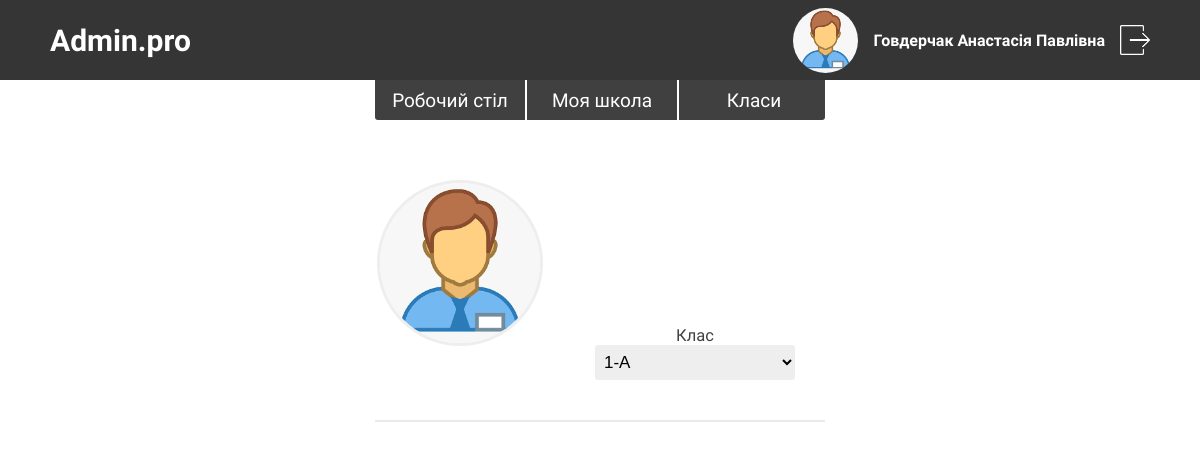
Page /Adminpro/windowpeople.php (signed in) on the committed database.
### tables this page shows
CREATE TABLE `teacher` (
  `idteacher` int(11) NOT NULL,
  `teacherfname` varchar(45) NOT NULL,
  `teachersname` varchar(45) NOT NULL,
  `teacherpname` varchar(45) NOT NULL,
  `teacherdate` date NOT NULL,
  `teachernumber` varchar(18) NOT NULL,
  `teacheradr` varchar(100) NOT NULL,
  `teacheremail` varchar(45) NOT NULL,
  `tpermission` int(1) NOT NULL,
  `tpassword` varchar(100) NOT NULL,
  `school_idschool` int(11) NOT NULL,
  `osvita_idosvita` int(11) NOT NULL
);

### Adminpro/windowpeople.php (the view, shortened to what this page needs)
<?php
require_once 'database.php'
?>
<!doctype html>
<html>
    <head>
        <link rel="stylesheet" href="css/windowpeople.css">
    </head>
    <body>
    <header>
        <?php
            include('header.php')
        ?>
    </header>
    <main>
        <div class="admincontent">
        <?php
            include('nav.php')
        ?>
            <div class="tabs-content">
                <div id="tab-2" class="tabs-content__item">
                    <div class="peopleinfo">
                        <div class="first-line">
                            <div class="photopeople">
                                <img class="graficstudent" src="img/admin.png">
                            </div>
                                    <div class="people-info-secondline">
                                        <div class="class">
                                            <label class="definition">Клас</label>
                                            <select class="select-class _req _select" name="class">
                                                <?
                                                $sql="SELECT idclass, class from class order by class ASC";
                                                $result = $conn->query($sql);
                                                if ($result->num_rows > 0) {
                                                while($row = $result->fetch_assoc()) {
                                                    ?>
                                                <option value="<?php echo $row['idclass'];?>"><?php echo $row['class'];?></option>
                                                <?}
                                        }?>
                                            </select>
                                        </div>
                    </div>
                </div>
            </div>
        </div>
        </main>
        </body>
    </html>

### Adminpro/header.php (shortened to what this page needs)
<?
require_once "../database.php"
?>
<head>
    <link rel="stylesheet" href="css/header.css">
</head>
<?php
        $sql="SELECT idteacher, teacherfname, teachersname, teacherpname from teacher where idteacher='{$_SESSION['autorized']}'";
            $result = $conn->query($sql);
            if ($result->num_rows > 0) {
                while($row = $result->fetch_assoc()) {
               ?>
<div class="header">
    <div class="logo">
        <a href="index.php">
            <h1>Admin.pro</h1>
        </a>
    </div>
    <div class="person">
        <div class="photoadmin">
            <img class="photo" src="img/admin.png">
        </div>
         <div class="nameadmin">
            <a href="WindowAdmin.php">
            <h4><?php echo $row["teacherfname"]." ".$row["teachersname"]." ".$row["teacherpname"] ?></h4>
            </a>
        </div>
        <form class="logoutbtn" method = "POST" action="">
            <?php
            }
        }
             ?><script type="text/javascript">
            <img class="logoutgrafic" src="img/logout.png">
        </form>
    </div>
</div>

### Adminpro/css/windowpeople.css (style rules this page uses)
body { margin: 0; padding: 0; font-family: 'Libre Franklin', sans-serif; color: white; font-size: 19px; }
a { text-decoration: none; }
.tabs-content__item { display: flex; justify-content: center; width:100%; margin-top: 40px; }
.admincontent { height: 100%; }
.peopleinfo { display: flex; align-items: center; flex-direction: column; justify-content: center; color: #404040; }
.first-line { display: flex; justify-content: center; margin-top: 20px; border-bottom: 2px solid #eaeaea; padding-bottom: 40px; }
.photopeople { display: flex; flex-direction: column; align-items: center; width: 170px; height: 200px; }
.graficstudent { width: 160px; border-radius: 50%; border: 3px solid #eeeeee; }
.surname, .name, .patronymic, .class { display: flex; flex-direction: column; align-items: center; margin-right: 30px; }
.definition { display: flex; text-align: center; flex-direction: column; font-size: 16.5px; }
.people-info-secondline { display: flex; margin-left: 50px; margin-top: 40px; align-items: flex-end; }
.select-class { width: 200px; height: 35px; border-radius: 3px ; outline: none; border: none; font-size: 17px; background-color: #eeeeee; margin: 0; padding-left: 5px; cursor: pointer; }

### Adminpro/css/header.css (style rules this page uses)
.header { display: flex; justify-content: space-between; background-color: #353535; align-items: center; height: 80px; width: 100%; }
.logo h1 { font-size: 32px; margin: 0; }
h4 { font-size: 16px; margin: 0; }
.person { display: flex; align-items: center; margin-right: 50px; }
.photoadmin, .nameadmin { margin-right: 15px; display: flex; align-items: center; justify-content: center; }
.nameadmin a { color: white; transition: all 0.3s ease; }
.logo { margin-left: 50px; }
.logo a { color: white; }
.photo { width: 65px; border-radius: 50%; }
.logoutbtn { width: 30px; height: 30px; }
.logoutgrafic { width: 30px; position: absolute; }
@media only screen and (max-width: 1200px) { .logo h1 { font-size: 30px; } }

### Adminpro/css/nav.css (style rules this page uses)
a { text-decoration: none; }
.admincontent { display: flex; flex-direction: column; align-items: center; }

### rows in the picture
teacher: teacherfname "Говдерчак", teachersname "Анастасія", teacherpname "Павлівна"

### other values in the picture
form field class "1-А"
